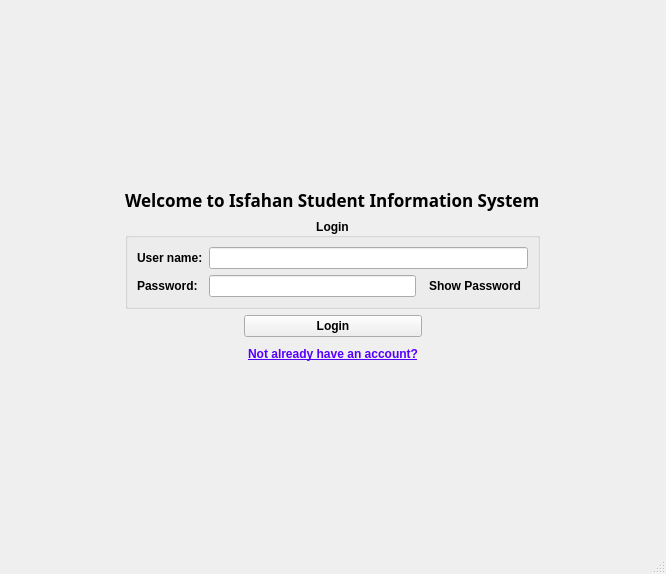
<?xml version="1.0" encoding="UTF-8"?>
<ui version="4.0">
 <class>LoginScreen</class>
 <widget class="QMainWindow" name="LoginScreen">
  <property name="geometry">
   <rect>
    <x>0</x>
    <y>0</y>
    <width>666</width>
    <height>574</height>
   </rect>
  </property>
  <property name="windowTitle">
   <string>IsfahanSIS</string>
  </property>
  <widget class="QWidget" name="centralwidget">
   <layout class="QGridLayout" name="gridLayout_2">
    <item row="5" column="1">
     <spacer name="mainBottomSpacer">
      <property name="orientation">
       <enum>Qt::Orientation::Vertical</enum>
      </property>
      <property name="sizeHint" stdset="0">
       <size>
        <width>20</width>
        <height>120</height>
       </size>
      </property>
     </spacer>
    </item>
    <item row="3" column="1">
     <widget class="QGroupBox" name="loginLayout">
      <property name="font">
       <font>
        <bold>true</bold>
       </font>
      </property>
      <property name="title">
       <string>Login</string>
      </property>
      <property name="alignment">
       <set>Qt::AlignmentFlag::AlignCenter</set>
      </property>
      <layout class="QGridLayout" name="gridLayout_3">
       <item row="0" column="0">
        <widget class="QLabel" name="usernameLabel">
         <property name="text">
          <string>User name:</string>
         </property>
         <property name="buddy">
          <cstring>userNameEdit</cstring>
         </property>
        </widget>
       </item>
       <item row="1" column="0">
        <widget class="QLabel" name="passwordLabel">
         <property name="text">
          <string>Password:</string>
         </property>
         <property name="buddy">
          <cstring>passwordEdit</cstring>
         </property>
        </widget>
       </item>
       <item row="1" column="1">
        <widget class="QLineEdit" name="passwordEdit">
         <property name="font">
          <font>
           <bold>false</bold>
          </font>
         </property>
         <property name="echoMode">
          <enum>QLineEdit::EchoMode::Password</enum>
         </property>
        </widget>
       </item>
       <item row="0" column="1" colspan="2">
        <widget class="QLineEdit" name="userNameEdit">
         <property name="font">
          <font>
           <bold>false</bold>
          </font>
         </property>
        </widget>
       </item>
       <item row="1" column="2">
        <widget class="QToolButton" name="showPasswordButton">
         <property name="text">
          <string>Show Password</string>
         </property>
         <property name="icon">
          <iconset resource="../../resources/main.qrc">
           <normaloff>:/root/dialogs/password-show.png</normaloff>:/root/dialogs/password-show.png</iconset>
         </property>
         <property name="checkable">
          <bool>true</bool>
         </property>
         <property name="autoRaise">
          <bool>true</bool>
         </property>
        </widget>
       </item>
      </layout>
     </widget>
    </item>
    <item row="1" column="1">
     <spacer name="mainTopSpacer">
      <property name="orientation">
       <enum>Qt::Orientation::Vertical</enum>
      </property>
      <property name="sizeHint" stdset="0">
       <size>
        <width>20</width>
        <height>121</height>
       </size>
      </property>
     </spacer>
    </item>
    <item row="3" column="2" rowspan="2">
     <spacer name="mainRightSpacer">
      <property name="orientation">
       <enum>Qt::Orientation::Horizontal</enum>
      </property>
      <property name="sizeHint" stdset="0">
       <size>
        <width>134</width>
        <height>20</height>
       </size>
      </property>
     </spacer>
    </item>
    <item row="3" column="0" rowspan="2">
     <spacer name="mainLeftSpacer">
      <property name="orientation">
       <enum>Qt::Orientation::Horizontal</enum>
      </property>
      <property name="sizeHint" stdset="0">
       <size>
        <width>134</width>
        <height>20</height>
       </size>
      </property>
     </spacer>
    </item>
    <item row="4" column="1">
     <layout class="QGridLayout" name="controlLayout">
      <item row="0" column="0">
       <spacer name="controlTopLeftSpacer">
        <property name="orientation">
         <enum>Qt::Orientation::Horizontal</enum>
        </property>
        <property name="sizeHint" stdset="0">
         <size>
          <width>40</width>
          <height>20</height>
         </size>
        </property>
       </spacer>
      </item>
      <item row="0" column="1">
       <widget class="QPushButton" name="loginButton">
        <property name="font">
         <font>
          <bold>true</bold>
         </font>
        </property>
        <property name="text">
         <string>Login</string>
        </property>
       </widget>
      </item>
      <item row="0" column="2">
       <spacer name="controlTopRightSpacer">
        <property name="orientation">
         <enum>Qt::Orientation::Horizontal</enum>
        </property>
        <property name="sizeHint" stdset="0">
         <size>
          <width>40</width>
          <height>20</height>
         </size>
        </property>
       </spacer>
      </item>
      <item row="1" column="0">
       <spacer name="controlBottomLeftSpacer">
        <property name="orientation">
         <enum>Qt::Orientation::Horizontal</enum>
        </property>
        <property name="sizeHint" stdset="0">
         <size>
          <width>40</width>
          <height>20</height>
         </size>
        </property>
       </spacer>
      </item>
      <item row="1" column="1">
       <widget class="QPushButton" name="createAccountButton">
        <property name="font">
         <font>
          <bold>true</bold>
          <underline>true</underline>
         </font>
        </property>
        <property name="styleSheet">
         <string notr="true">color: rgb(85, 0, 255);</string>
        </property>
        <property name="text">
         <string>Not already have an account?</string>
        </property>
        <property name="flat">
         <bool>true</bool>
        </property>
       </widget>
      </item>
      <item row="1" column="2">
       <spacer name="controlBottomRightSpacer">
        <property name="orientation">
         <enum>Qt::Orientation::Horizontal</enum>
        </property>
        <property name="sizeHint" stdset="0">
         <size>
          <width>40</width>
          <height>20</height>
         </size>
        </property>
       </spacer>
      </item>
     </layout>
    </item>
    <item row="2" column="1">
     <widget class="QLabel" name="title">
      <property name="font">
       <font>
        <family>Segoe Print</family>
        <pointsize>13</pointsize>
        <bold>true</bold>
       </font>
      </property>
      <property name="text">
       <string>Welcome to Isfahan Student Information System</string>
      </property>
     </widget>
    </item>
   </layout>
  </widget>
  <widget class="QMenuBar" name="menubar">
   <property name="geometry">
    <rect>
     <x>0</x>
     <y>0</y>
     <width>666</width>
     <height>26</height>
    </rect>
   </property>
  </widget>
  <widget class="QStatusBar" name="statusbar"/>
 </widget>
 <tabstops>
  <tabstop>userNameEdit</tabstop>
  <tabstop>passwordEdit</tabstop>
  <tabstop>showPasswordButton</tabstop>
  <tabstop>loginButton</tabstop>
  <tabstop>createAccountButton</tabstop>
 </tabstops>
 <resources>
  <include location="../../resources/main.qrc"/>
 </resources>
 <connections>
  <connection>
   <sender>showPasswordButton</sender>
   <signal>clicked(bool)</signal>
   <receiver>LoginScreen</receiver>
   <slot>togglePasswordShow(bool)</slot>
   <hints>
    <hint type="sourcelabel">
     <x>577</x>
     <y>299</y>
    </hint>
    <hint type="destinationlabel">
     <x>603</x>
     <y>366</y>
    </hint>
   </hints>
  </connection>
  <connection>
   <sender>createAccountButton</sender>
   <signal>clicked()</signal>
   <receiver>LoginScreen</receiver>
   <slot>openAccountDialog()</slot>
   <hints>
    <hint type="sourcelabel">
     <x>333</x>
     <y>380</y>
    </hint>
    <hint type="destinationlabel">
     <x>78</x>
     <y>449</y>
    </hint>
   </hints>
  </connection>
  <connection>
   <sender>loginButton</sender>
   <signal>clicked()</signal>
   <receiver>LoginScreen</receiver>
   <slot>authorize()</slot>
   <hints>
    <hint type="sourcelabel">
     <x>374</x>
     <y>352</y>
    </hint>
    <hint type="destinationlabel">
     <x>533</x>
     <y>460</y>
    </hint>
   </hints>
  </connection>
 </connections>
 <slots>
  <slot>togglePasswordShow(bool)</slot>
  <slot>openAccountDialog()</slot>
  <slot>authorize()</slot>
 </slots>
</ui>
